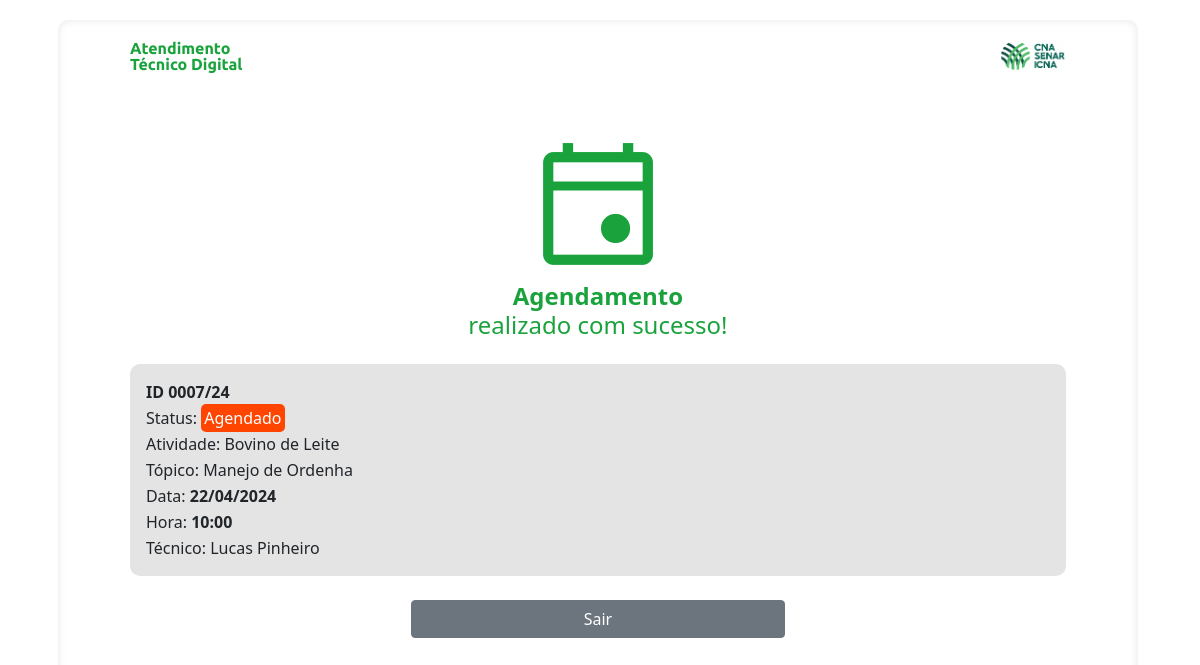
/produtor/confirmacao-atendimento/7/, run on the app's committed database.
### apps/modulo_admin/models.py (models this page shows, shortened)
class Atendimento(models.Model):
    data_registro = models.DateTimeField(auto_now_add=True)
    data_ultima_atualizacao = models.DateTimeField(auto_now=True)
    regional = models.CharField(max_length=2, choices=LISTA_UFS_SIGLAS, null=False, blank=False, default='MS')
    tecnico = models.ForeignKey(Usuario, on_delete=models.SET_NULL, null=True, blank=True, related_name='tecnico_atendimento')
    produtor = models.ForeignKey(Usuario, on_delete=models.SET_NULL, null=True, blank=True, related_name='produtor_atendimento')
    atendimento_retorno = models.BooleanField(default=False)
    atendimento_anterior = models.ForeignKey('self', on_delete=models.SET_NULL, null=True, blank=True, related_name='atendimentos_posteriores')
    atividade_produtiva = models.CharField(max_length=120, choices=ATIVIDADE_PRODUTIVA, null=False, blank=False)
    topico = models.CharField(max_length=120, null=False, blank=False)
    data = models.DateField(null=False, blank=False)
    hora = models.CharField(max_length=5, null=False, blank=False)
    mais_informacoes = models.TextField(null=True, blank=True)
    imagem01 = models.ImageField(null=True, blank=True)
    imagem02 = models.ImageField(null=True, blank=True)
    imagem03 = models.ImageField(null=True, blank=True)
    status = models.CharField(max_length=15, choices=STATUS_ATENDIMENTO, null=False, blank=False)
    del_status = models.BooleanField(default=False)
    del_data = models.DateTimeField(null=True, blank=True)
    del_cpf = models.CharField(max_length=14, null=True, blank=True)
    def atendimento_id(self):
        year_suffix = self.data.strftime('%y')
        id_str = str(self.id).zfill(4)
        return f"{id_str}/{year_suffix}"

class Usuario(models.Model):
    user = models.OneToOneField(User, on_delete=models.CASCADE, related_name='usuario_relacionado')
    data_registro = models.DateTimeField(auto_now_add=True)
    data_ultima_atualizacao = models.DateTimeField(auto_now=True)
    cpf = models.CharField(max_length=14, null=False, blank=False, unique=True)
    nome_completo = models.CharField(max_length=100, null=False, blank=False)
    data_nascimento = models.DateField(null=True, blank=True)
    sexo = models.CharField(max_length=100, choices=GENERO_SEXUAL, null=False, blank=False)
    reside_cod_ibge = models.CharField(max_length=10, null=True, blank=True)
    celular = models.CharField(max_length=17, null=True, blank=True)
    email_pessoal = models.EmailField(max_length=40, null=True, blank=True)
    usuario_is_ativo = models.BooleanField(default=True, null=False, blank=False, db_index=True)
    del_status = models.BooleanField(default=False)
    del_data = models.DateTimeField(null=True, blank=True)
    del_cpf = models.CharField(max_length=14, null=True, blank=True)
    def primeiro_ultimo_nome(self):
        partes_nome = self.nome_completo.split()
        primeiro_nome = partes_nome[0]
        ultimo_nome = partes_nome[-1] if len(partes_nome) > 1 else ''
        return f"{primeiro_nome} {ultimo_nome}"

### apps/modulo_produtor/views.py (the view)
# urls.py: path('produtor/confirmacao-atendimento/<int:id>/', produtor_confirmacao_atendimento, name='produtor_confirmacao_atendimento'),
def produtor_confirmacao_atendimento(request, id):
    atendimento = Atendimento.objects.get(id=id)
    conteudo = {
        'atendimento': atendimento,
    }
    return render(request, 'modulo_produtor/confirmacao_agendamento.html', conteudo)

### templates/modulo_produtor/confirmacao_agendamento.html (shortened to what this page needs)
{% extends '_partials/base_main_produtor.html' %}
{% load static %}
{% block extra_head %}
    <link rel="stylesheet" href="{% static 'styles\modulo_produtor\confirmacao_agendamento.css' %}">
{% endblock %}
{% block content %}
    <div class="container__page">
        <div class="cabecalho">
            <div class="titulo-imagem">
                <i class="material-symbols-outlined" style="font-size: 12vw;">event</i>
            </div>
            <div class="titulo-texto">
                <b>Agendamento</b><br>realizado com sucesso!
            </div>
        </div>
        <div class="card-atendimento">
            <div class="card-atendimento__informacoes">
                <span><b>ID {{ atendimento.atendimento_id }}</b></span>
                <span>Status: <span class='status agendado'>{{ atendimento.get_status_display }}</span></span>
                <span>Atividade: {{ atendimento.get_atividade_produtiva_display }}</span>
                <span>Tópico: {{ atendimento.topico }}</span>
                <span>Data: <b>{{ atendimento.data|date:'d/m/Y' }}</b></span>
                <span>Hora: <b>{{ atendimento.hora }}</b></span>
                <span>Técnico: {{ atendimento.tecnico.primeiro_ultimo_nome }}</span>
            </div>
        </div>
        <div class="botao_sair">
            <button type="button" class="btn btn-secondary" id="btnSair" style="width: 40%;">Sair</button>
        </div>
    </div>
{% endblock %}

### setup/static/styles/cores.css (style rules this page uses)
:root { --verde-capital: #1AA33C; --cinza-primario: #6A6A6A; --cinza-escuro: #484848; --cinza-claro: #e4e4e4; --agendado: #ff2200; --cancelado: #7b0000; }

### setup/static/styles/partials/base_main_produtor.css (style rules this page uses)
body { display: flex; justify-content: center; align-items: center; height: 100%h; padding: 20px; overflow: hidden; user-select: none; }

### setup/static/styles/modulo_produtor/card_atendimento.css (style rules this page uses)
.card-atendimento { display: grid; grid-template-columns: 100%; justify-content: center; align-items: center; background-color: var(--cinza-claro); border-radius: 10px; padding: 2vh; }
.card-atendimento__informacoes { display: flex; flex-direction: column; justify-content: flex-start; gap: 2px; }
.status { font-weight: bold; }
.agendado { background-color: orangered; padding: 3px; border-radius: 5px; color: white; font-weight: normal; }

### setup/static/styles/modulo_produtor/confirmacao_agendamento.css (style rules this page uses)
.container__page { display: flex; flex-direction: column; justify-content: flex-start; gap: 3vh; }
.cabecalho { width: 100%; margin-top: 5vh; align-content: center; display: flex; flex-direction: column; justify-content: center; align-items: center; text-align: center; border-radius: 10px; color: var(--verde-capital); }
.card-atendimento { margin-bottom: 0; }
.titulo-texto { line-height: 1.2; font-size: 1.5rem; }
.botao_sair { display: flex; flex-direction: row; justify-content: center; align-content: center; }

### setup/static/styles/partials/navbar_produtor.css (style rules this page uses)
.material-symbols-outlined { font-size: 16vw; text-align: center; font-variation-settings: 'FILL' 0, 'wght' 500, 'GRAD' 0, 'opsz' 48 }

### data on the page
Atendimento: atendimento_id "0007/24", status "Agendado", atividade_produtiva "Bovino de Leite", topico "Manejo de Ordenha", data "22/04/2024", hora "10:00", tecnico.primeiro_ultimo_nome "Lucas Pinheiro"
